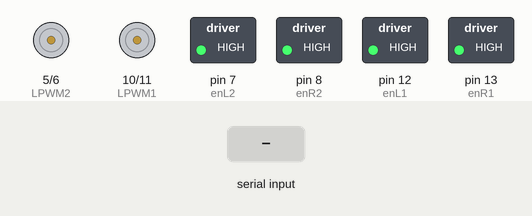
The sketch below on a simulated Arduino Uno, built with avr-gcc and run on an emulated ATmega328P. On the bench: motor-driver pin pairs drawn as motors (green arrow = first pin HIGH = forward, orange = second pin HIGH = backward, longer = more drive), switched loads named in the sketch (green lamp = pin HIGH). Inputs (shaded band) come from the test bench. What the sketch prints to the serial monitor is not drawn.

Above: at 1.2 s.
1.3 s: byte 70 ('F') received over Serial
At 2.5 s:
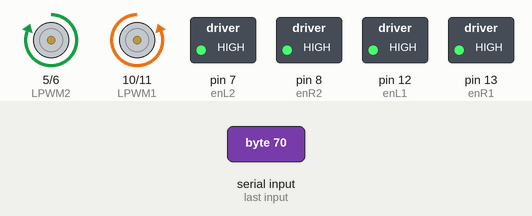
2.8 s: byte 66 ('B') received over Serial
At 3.2 s:
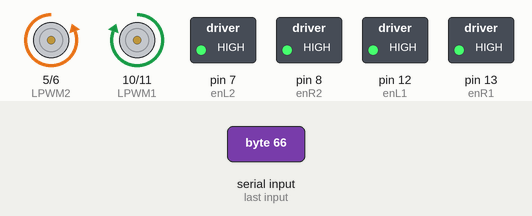
4.3 s: byte 82 ('R') received over Serial
At 5.5 s:
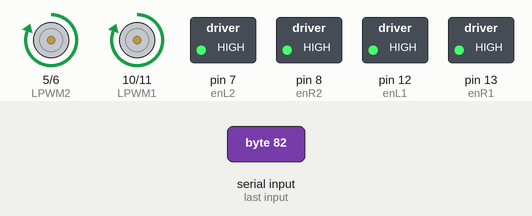
5.8 s: byte 76 ('L') received over Serial
At 7.0 s:
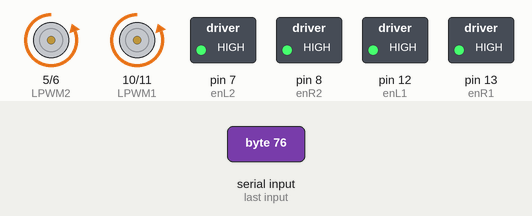
7.3 s: byte 71 ('G') received over Serial
At 8.5 s:
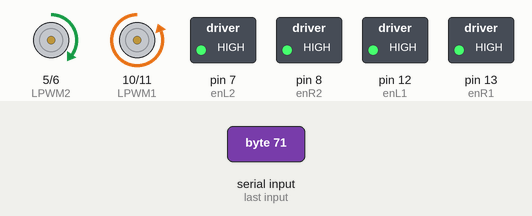
8.8 s: byte 73 ('I') received over Serial
At 9.1 s:
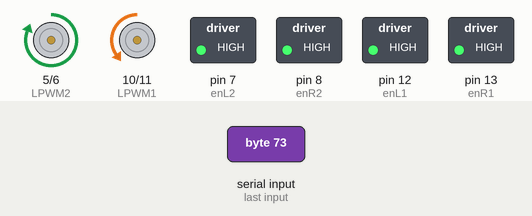
Timing chart, 0 to 11.3 s (numbered marks = the images above; inputs shaded):
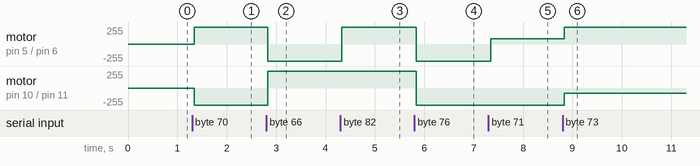

The sketch:

Soccer_BOT_BTS7960B_with_Bluetooth.ino
```cpp
// Bluetooth RC Robot
// Programmed By NSU_Zer0th

//Left Side Motor Pins for BTS7960B --------------
int LPWM1 = 10; //for Motor 1,2
int enL1 = 12;

int RPWM1 = 11;
int enR1 = 13;

int LPWM2 = 5 ; //for Motor 3,4
int enL2 = 7;

int RPWM2 = 6;
int enR2 = 8;
//-------------------------------------------------


//Speed Section --------
int defaultSpeed = 255;
//----------------------
int state;
//Bluetooth section-----
byte serialA;
//----------------------


void setup()
{
  Serial.begin (9600); //initializer for arduino
  //pinMode Definitions ------------------------
  pinMode(LPWM1, OUTPUT); //for Motor 1,2
  pinMode(RPWM1, OUTPUT);
  pinMode(enL1, OUTPUT);
  pinMode(enR1, OUTPUT);


  pinMode(LPWM2, OUTPUT); //for Motor 3,4
  pinMode(RPWM2, OUTPUT);
  pinMode(enL2, OUTPUT);
  pinMode(enR2, OUTPUT);


  //--------------------------------------------

  //Setting enables HIGH -----------------------
  digitalWrite(enL1, HIGH); //for Motor 1,2
  digitalWrite(enR1, HIGH);

  digitalWrite(enL2,HIGH); //for Motor 3,4
  digitalWrite(enR2,HIGH);
  //--------------------------------------------
}

void loop()
{
  if (Serial.available() > 0)
  {
    serialA = Serial.read();
    Serial.println(serialA);
  }

  if (Serial.available() > 0) {
    state = Serial.read();
  }


  if (state == '0') {
    defaultSpeed = 0;
  }
  else if (state == '1') {
    defaultSpeed = 30;
  }
  else if (state == '2') {
    defaultSpeed = 60;
  }
  else if (state == '3') {
    defaultSpeed = 90;
  }
  else if (state == '4') {
    defaultSpeed = 120;
  }
  else if (state == '5') {
    defaultSpeed = 150;
  }
  else if (state == '6') {
    defaultSpeed = 180;
  }
  else if (state == '7') {
    defaultSpeed = 210;
  }
  else if (state == '8') {
    defaultSpeed = 240;
  }
  else if (state == '9') {
    defaultSpeed = 255;
  }
  Serial.print("DefaultSpeed: ");
  Serial.println(defaultSpeed);

  switch (serialA) {

    //----Front----
    case 'F':

    analogWrite(RPWM1,defaultSpeed); //pwm value 1,2
    digitalWrite(LPWM1,LOW);

    digitalWrite(RPWM2,LOW); //pwm value 3,4
    analogWrite(LPWM2,defaultSpeed);
    break;


    //---- Back ----
    case 'B':

    digitalWrite(RPWM1,LOW); //pwm value 1,2
    analogWrite(LPWM1,defaultSpeed);

    analogWrite(RPWM2,defaultSpeed); //pwm value 3,4
    digitalWrite(LPWM2,LOW);
    break;


     //---- Right ----
    case 'R':

    digitalWrite(RPWM1,LOW); //pwm value 1,2
    analogWrite(LPWM1,defaultSpeed);

    digitalWrite(RPWM2,LOW); //pwm value 3,4
    analogWrite(LPWM2,defaultSpeed);
    break;


    //---- Left ----

    case 'L':
    analogWrite(RPWM1,defaultSpeed); //pwm value 1,2
    digitalWrite(LPWM1, LOW);

    analogWrite(RPWM2,defaultSpeed); //pwm value 3,4
    digitalWrite(LPWM2,LOW);
    break;

    //---- Forward-Left ----
    case 'G':
    analogWrite(RPWM1,defaultSpeed); //pwm value 1,2
    digitalWrite(LPWM1,LOW);

    digitalWrite(RPWM2,LOW); //pwm value 3,4
    analogWrite(LPWM2,80);
    break;

    //---- Forward-Right ----
     case 'I':
     analogWrite(RPWM1,80); //pwm value 1,2
    digitalWrite(LPWM1,LOW);

    digitalWrite(RPWM2,LOW); //pwm value 3,4
    analogWrite(LPWM2,defaultSpeed);
    break;

    //---- Backward-Left ----
    case 'H':
    digitalWrite(RPWM1,LOW); //pwm value 1,2
    analogWrite(LPWM1,defaultSpeed);

    analogWrite(RPWM2,80); //pwm value 3,4
    digitalWrite(LPWM2,LOW);
    break;

    //---- Backward-Right ----
    case 'J':
    digitalWrite(RPWM1,LOW); //pwm value 1,2
    analogWrite(LPWM1,80);

    analogWrite(RPWM2,defaultSpeed); //pwm value 3,4
    digitalWrite(LPWM2,LOW);
    break;


    //---- Stop ----
    case 'S':
    digitalWrite(RPWM1,LOW); //pwm value 1,2
    digitalWrite(LPWM1,LOW);

    digitalWrite(RPWM2,LOW); //pwm value 3,4
    digitalWrite(LPWM2,LOW);
    break;
  }

}
```

Measured:
- after the input at 1.3 s, motor on pin 5 (LPWM2) / pin 6 (RPWM2): stopped → forward 255/255 at once; motor on pin 10 (LPWM1) / pin 11 (RPWM1): stopped → backward 255/255 at once
- after the input at 2.8 s, motor on pin 5 (LPWM2) / pin 6 (RPWM2): forward 255/255 → backward 255/255 at once; motor on pin 10 (LPWM1) / pin 11 (RPWM1): backward 255/255 → forward 255/255 at once
- after the input at 4.3 s, motor on pin 5 (LPWM2) / pin 6 (RPWM2): backward 255/255 → forward 255/255 at once
- after the input at 5.8 s, motor on pin 5 (LPWM2) / pin 6 (RPWM2), motor on pin 10 (LPWM1) / pin 11 (RPWM1): forward 255/255 → backward 255/255 at once
- after the input at 7.3 s, motor on pin 5 (LPWM2) / pin 6 (RPWM2): backward 255/255 → forward 80/255 at once
- after the input at 8.8 s, motor on pin 5 (LPWM2) / pin 6 (RPWM2): forward 80/255 → forward 255/255 at once; motor on pin 10 (LPWM1) / pin 11 (RPWM1): backward 255/255 → backward 80/255 at once
